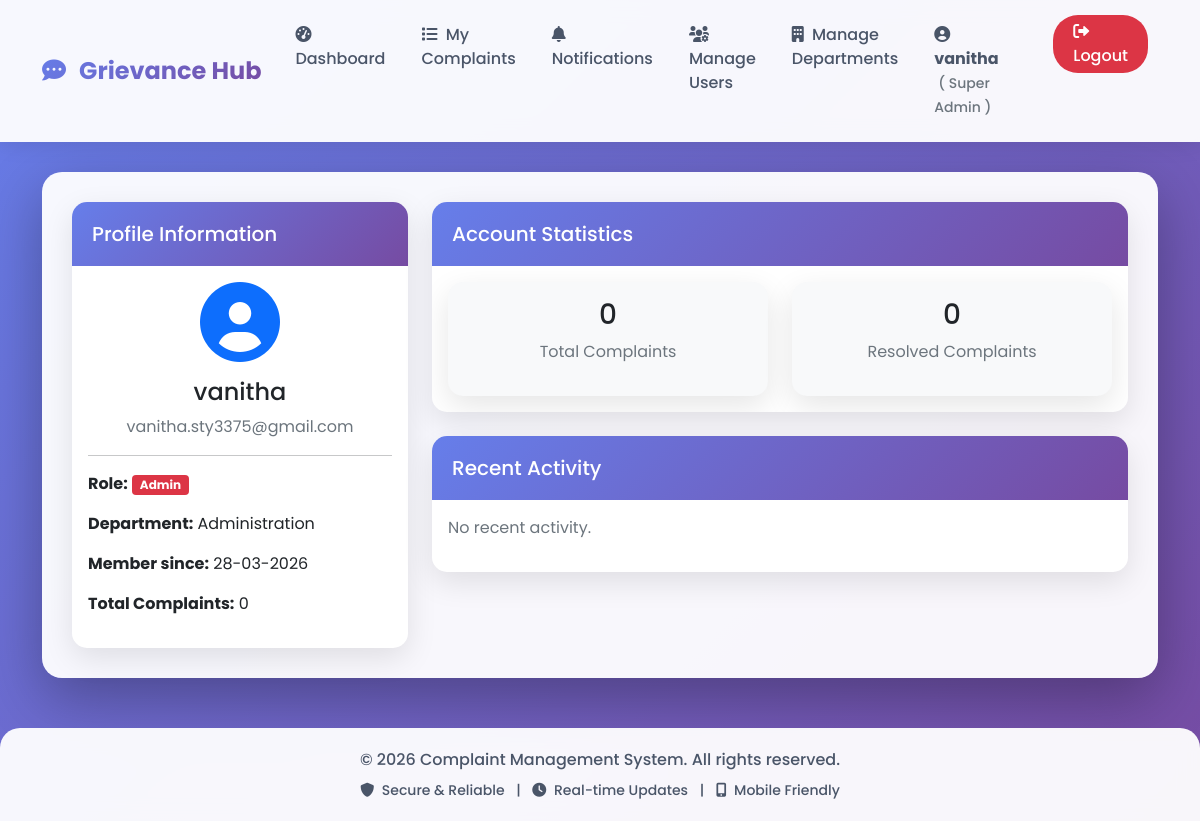
The app's page /profile (signed in), older data.
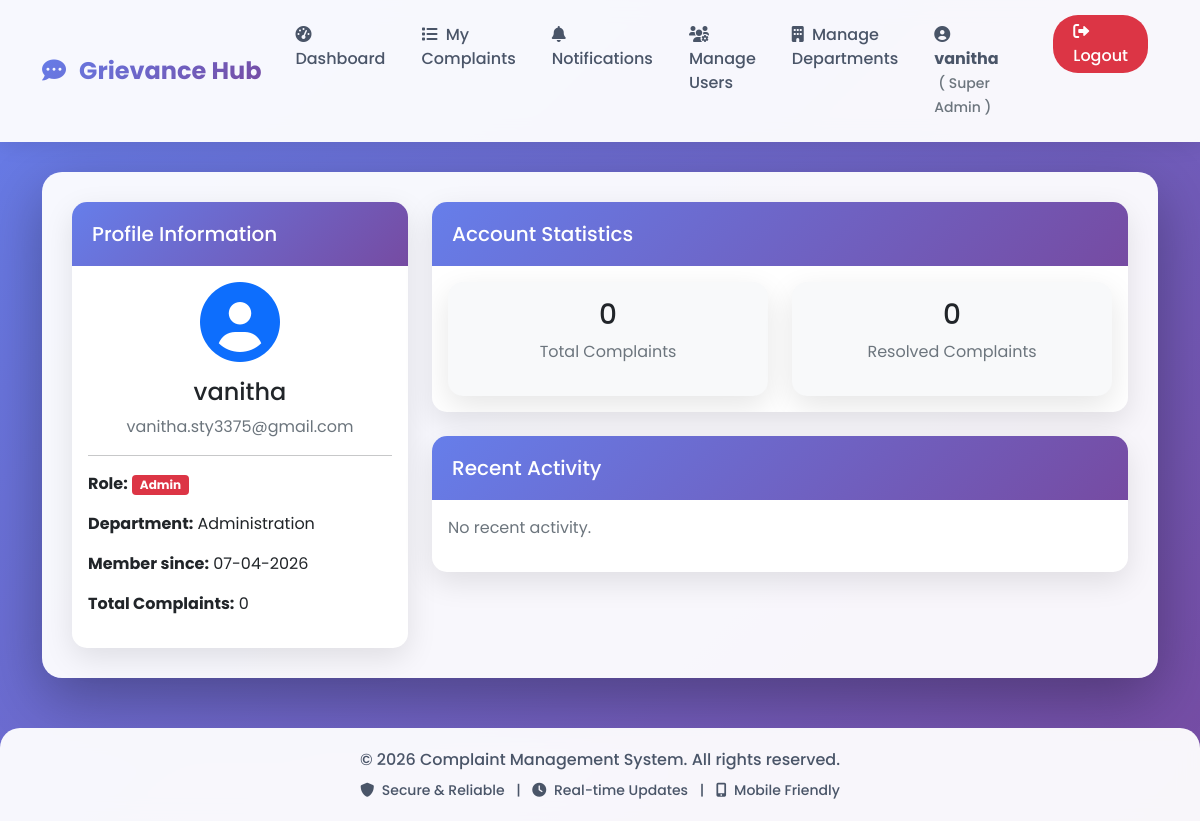
The same page, newer data.
### models.py (models this page shows)
class User(UserMixin, db.Model):
    id = db.Column(db.Integer, primary_key=True)
    username = db.Column(db.String(80), unique=True, nullable=False)
    email = db.Column(db.String(120), unique=True, nullable=False)
    password = db.Column(db.String(200), nullable=False)
    role = db.Column(db.String(20), default='student')  # student, staff/mentor, hod, admin
    department = db.Column(db.String(100))
    year = db.Column(db.String(20))
    section = db.Column(db.String(10))
    parent_name = db.Column(db.String(100))
    parent_phone = db.Column(db.String(15))
    address = db.Column(db.Text)
    mentor_name = db.Column(db.String(100))  # For students - who is their mentor
    phone = db.Column(db.String(15))
    created_at = db.Column(db.DateTime, default=datetime.utcnow)
    complaints = db.relationship('Complaint', backref='author', lazy=True, foreign_keys='Complaint.user_id')
    assigned_complaints = db.relationship('Complaint', backref='assigned_staff', lazy=True, foreign_keys='Complaint.assigned_to')

### app.py (the view)
@app.route('/profile')
@login_required
def profile():
    return render_template('profile.html', user=current_user)

### app.py (called while the page is built)
def is_super_admin(user):
    return user.role == 'admin' and user.email == 'vanitha.sty3375@gmail.com'

def is_department_admin(user):
    return user.role == 'hod'

@login_manager.user_loader
def load_user(user_id):
    return User.query.get(int(user_id))

@app.context_processor
def utility_processor():
    return {
        'is_super_admin': is_super_admin,
        'is_department_admin': is_department_admin
    }

### templates/profile.html (shortened to what this page needs)
{% extends "base.html" %}
{% block content %}
<div class="row">
    <div class="col-md-4">
        <div class="card">
            <div class="card-header">
                <h5 class="mb-0">Profile Information</h5>
            </div>
            <div class="card-body text-center">
                <i class="fas fa-user-circle fa-5x text-primary mb-3"></i>
                <h4>{{ user.username }}</h4>
                <p class="text-muted">{{ user.email }}</p>
                <hr>
                <div class="text-start">
                    <p><strong>Role:</strong>
                        {% if user.role == 'admin' %}
                            <span class="badge bg-danger">Admin</span>
                        {% elif user.role == 'staff' %}
                            <span class="badge bg-success">Staff</span>
                        {% else %}
                            <span class="badge bg-info">Student</span>
                        {% endif %}
                    </p>
                    <p><strong>Department:</strong> {{ user.department or 'Not specified' }}</p>
                    <p><strong>Member since:</strong> {{ user.created_at.strftime('%d-%m-%Y') }}</p>
                    <p><strong>Total Complaints:</strong> {{ user.complaints|length }}</p>
                </div>
            </div>
        </div>
    </div>
    <div class="col-md-8">
        <div class="card mb-4">
            <div class="card-header">
                <h5 class="mb-0">Account Statistics</h5>
            </div>
            <div class="card-body">
                <div class="row">
                    <div class="col-md-6">
                        <div class="card bg-light">
                            <div class="card-body text-center">
                                <h3>{{ user.complaints|length }}</h3>
                                <p class="text-muted">Total Complaints</p>
                            </div>
                        </div>
                    </div>
                    <div class="col-md-6">
                        <div class="card bg-light">
                            <div class="card-body text-center">
                                <h3>{{ user.complaints|selectattr('status', 'equalto', 'resolved')|list|length }}</h3>
                                <p class="text-muted">Resolved Complaints</p>
                            </div>
                        </div>
                    </div>
                </div>
            </div>
        </div>
        <div class="card">
            <div class="card-header">
                <h5 class="mb-0">Recent Activity</h5>
            </div>
            <div class="card-body">
                {% if user.complaints %}
                    <div class="list-group">
                        {% for complaint in user.complaints[:5] %}
                            <a href="{{ url_for('complaint_details', complaint_id=complaint.id) }}" class="list-group-item list-group-item-action">
                                <div class="d-flex w-100 justify-content-between">
                                    <h6 class="mb-1">{{ complaint.title }}</h6>
                                    <small>{{ complaint.created_at.strftime('%d-%m-%Y') }}</small>
                                </div>
                                <p class="mb-1">Status:
                                    {% if complaint.status == 'pending' %}
                                        <span class="badge bg-warning text-dark">Pending</span>
                                    {% elif complaint.status == 'in_progress' %}
                                        <span class="badge bg-info">In Progress</span>
                                    {% elif complaint.status == 'resolved' %}
                                        <span class="badge bg-success">Resolved</span>
                                    {% elif complaint.status == 'rejected' %}
                                        <span class="badge bg-danger">Rejected</span>
                                    {% endif %}
                                </p>
                            </a>
                        {% endfor %}
                    </div>
                {% else %}
                    <p class="text-muted">No recent activity.</p>
                {% endif %}
            </div>
        </div>
    </div>
</div>
{% endblock %}

### templates/base.html (shortened to what this page needs)
<!DOCTYPE html>
<html lang="en">
<head>
    <link href="https://cdn.jsdelivr.net/npm/bootstrap@5.1.3/dist/css/bootstrap.min.css" rel="stylesheet">
    <link rel="stylesheet" href="https://cdnjs.cloudflare.com/ajax/libs/font-awesome/6.0.0/css/all.min.css">
</head>
<body>
    <nav class="navbar navbar-expand-lg navbar-light">
        <div class="container">
            <a class="navbar-brand" href="{{ url_for('index') }}">
                <i class="fas fa-comment-dots me-2"></i>
                Grievance Hub
            </a>
            <div class="collapse navbar-collapse" id="navbarNav">
                <ul class="navbar-nav ms-auto">
                    {% if current_user.is_authenticated %}
                        <li class="nav-item">
                            {% if is_super_admin(current_user) %}
                                <a class="nav-link" href="{{ url_for('super_admin_dashboard') }}">
                                    <i class="fas fa-tachometer-alt me-1"></i> Dashboard
                                </a>
                            {% elif is_department_admin(current_user) %}
                                <a class="nav-link" href="{{ url_for('hod_dashboard') }}">
                                    <i class="fas fa-tachometer-alt me-1"></i> Dashboard
                                </a>
                            {% elif current_user.role == 'staff' %}
                                <a class="nav-link" href="{{ url_for('staff_dashboard') }}">
                                    <i class="fas fa-tachometer-alt me-1"></i> Dashboard
                                </a>
                            {% else %}
                                <a class="nav-link" href="{{ url_for('dashboard') }}">
                                    <i class="fas fa-tachometer-alt me-1"></i> Dashboard
                                </a>
                            {% endif %}
                        </li>
                        <li class="nav-item">
                            <a class="nav-link" href="{{ url_for('view_complaints') }}">
                                <i class="fas fa-list me-1"></i> My Complaints
                            </a>
                        </li>
                        <li class="nav-item position-relative">
                            <a class="nav-link" href="{{ url_for('view_notifications') }}">
                                <i class="fas fa-bell me-1"></i> Notifications
                                {% set unread = current_user.notifications|selectattr('is_read', 'equalto', false)|list|length %}
                            </a>
                        </li>
                        {% if is_super_admin(current_user) %}
                            <li class="nav-item">
                                <a class="nav-link" href="{{ url_for('super_admin_users') }}">
                                    <i class="fas fa-users-cog me-1"></i> Manage Users
                                </a>
                            </li>
                            <li class="nav-item">
                                <a class="nav-link" href="{{ url_for('manage_departments') }}">
                                    <i class="fas fa-building me-1"></i> Manage Departments
                                </a>
                            </li>
                        {% endif %}
                        <li class="nav-item me-2">
                            <span class="nav-link">
                                <i class="fas fa-user-circle me-1"></i>
                                <strong>{{ current_user.username }}</strong>
                                <small class="text-muted ms-1">
                                    ({% if is_super_admin(current_user) %}
                                        Super Admin
                                    {% elif is_department_admin(current_user) %}
                                        HOD
                                    {% elif current_user.role == 'staff' %}
                                        Staff
                                    {% else %}
                                        Student
                                    {% endif %})
                                </small>
                            </span>
                        </li>
                        <li class="nav-item">
                            <a class="nav-link logout-btn" href="{{ url_for('logout') }}"
                               onclick="return confirm('Are you sure you want to logout?')">
                                <i class="fas fa-sign-out-alt"></i> Logout
                            </a>
                        </li>
                    {% endif %}
                </ul>
            </div>
        </div>
    </nav>
    <div class="container">
        <div class="main-content">
            {% block content %}{% endblock %}
        </div>
    </div>
    <footer class="footer">
        <div class="container">
            <p class="mb-0">&copy; 2026 Complaint Management System. All rights reserved.</p>
            <p class="mb-0 mt-2 small">
                <i class="fas fa-shield-alt me-1"></i> Secure & Reliable
                <span class="mx-2">|</span>
                <i class="fas fa-clock me-1"></i> Real-time Updates
                <span class="mx-2">|</span>
                <i class="fas fa-mobile-alt me-1"></i> Mobile Friendly
            </p>
        </div>
    </footer>
</body>
</html>

### templates/base.html (style rules this page uses)
* { font-family: 'Poppins', sans-serif; }
body { background: linear-gradient(135deg, #667eea 0%, #764ba2 100%); min-height: 100vh; background-attachment: fixed; }
.navbar { background: rgba(255, 255, 255, 0.95) !important; backdrop-filter: blur(10px); box-shadow: 0 2px 20px rgba(0,0,0,0.1); padding: 15px 0; }
.navbar-brand { font-weight: 700; font-size: 1.5rem; background: linear-gradient(135deg, #667eea 0%, #764ba2 100%); -webkit-background-clip: text; -webkit-text-fill-color: transparent; transition: transform 0.3s ease; }
.nav-link { font-weight: 500; color: #4a5568 !important; margin: 0 10px; position: relative; transition: color 0.3s ease; }
.logout-btn { background-color: #dc3545; color: white !important; border-radius: 25px; padding: 5px 20px !important; margin-left: 15px; transition: all 0.3s ease; }
.main-content { background: rgba(255, 255, 255, 0.95); border-radius: 20px; padding: 30px; margin: 30px 0; box-shadow: 0 20px 60px rgba(0,0,0,0.3); animation: fadeInUp 0.5s ease; }
.card { border: none; border-radius: 15px; box-shadow: 0 10px 30px rgba(0,0,0,0.1); transition: all 0.3s ease; overflow: hidden; }
.card-header { background: linear-gradient(135deg, #667eea 0%, #764ba2 100%); color: white; font-weight: 600; border: none; padding: 20px; }
.footer { background: rgba(255, 255, 255, 0.95); backdrop-filter: blur(10px); padding: 20px 0; margin-top: 50px; border-radius: 20px 20px 0 0; color: #4a5568; text-align: center; font-weight: 500; }

Row changes from the older to the newer data that the page shows:
changed User "vanitha": created_at "28-03-2026" → "07-04-2026"
